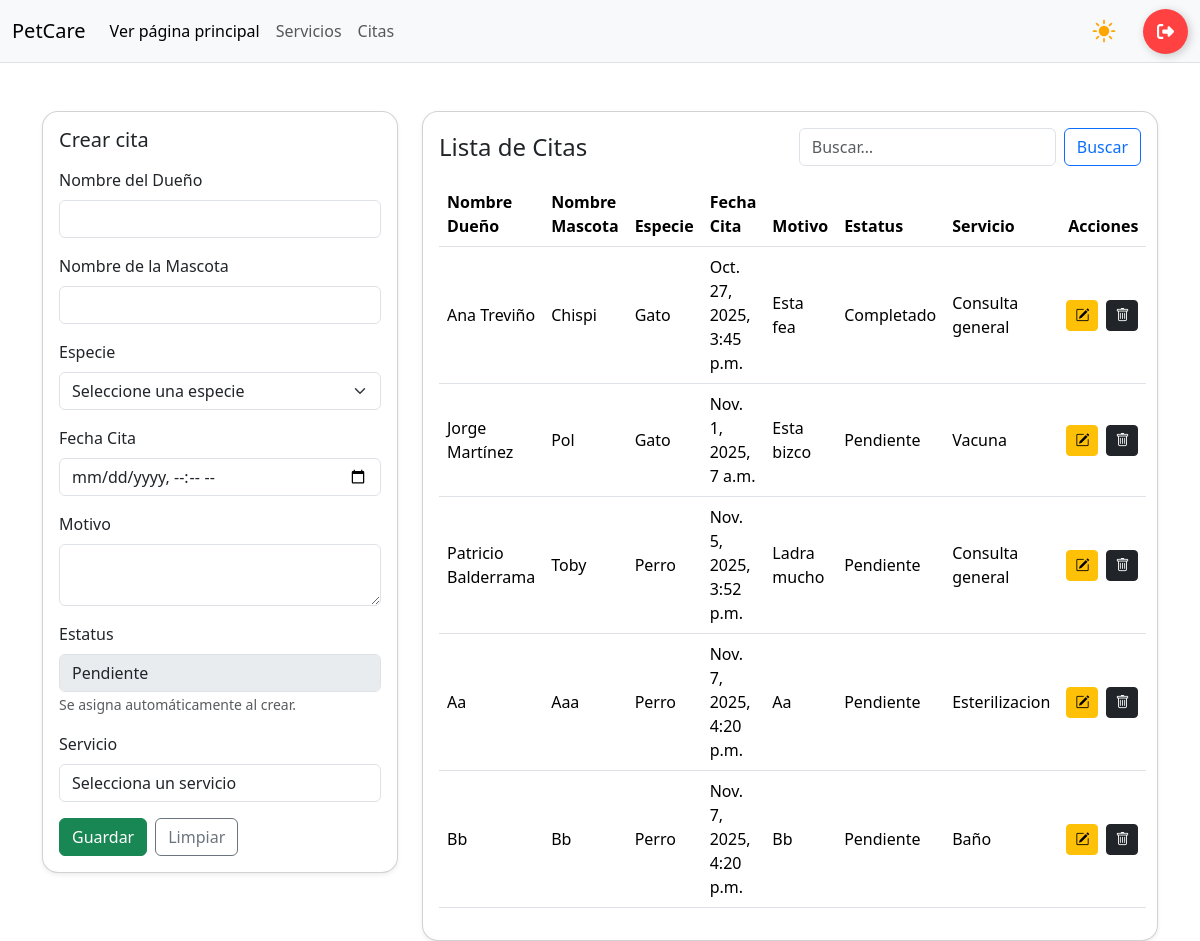
Page /citas/ (signed in) on the earlier database version.
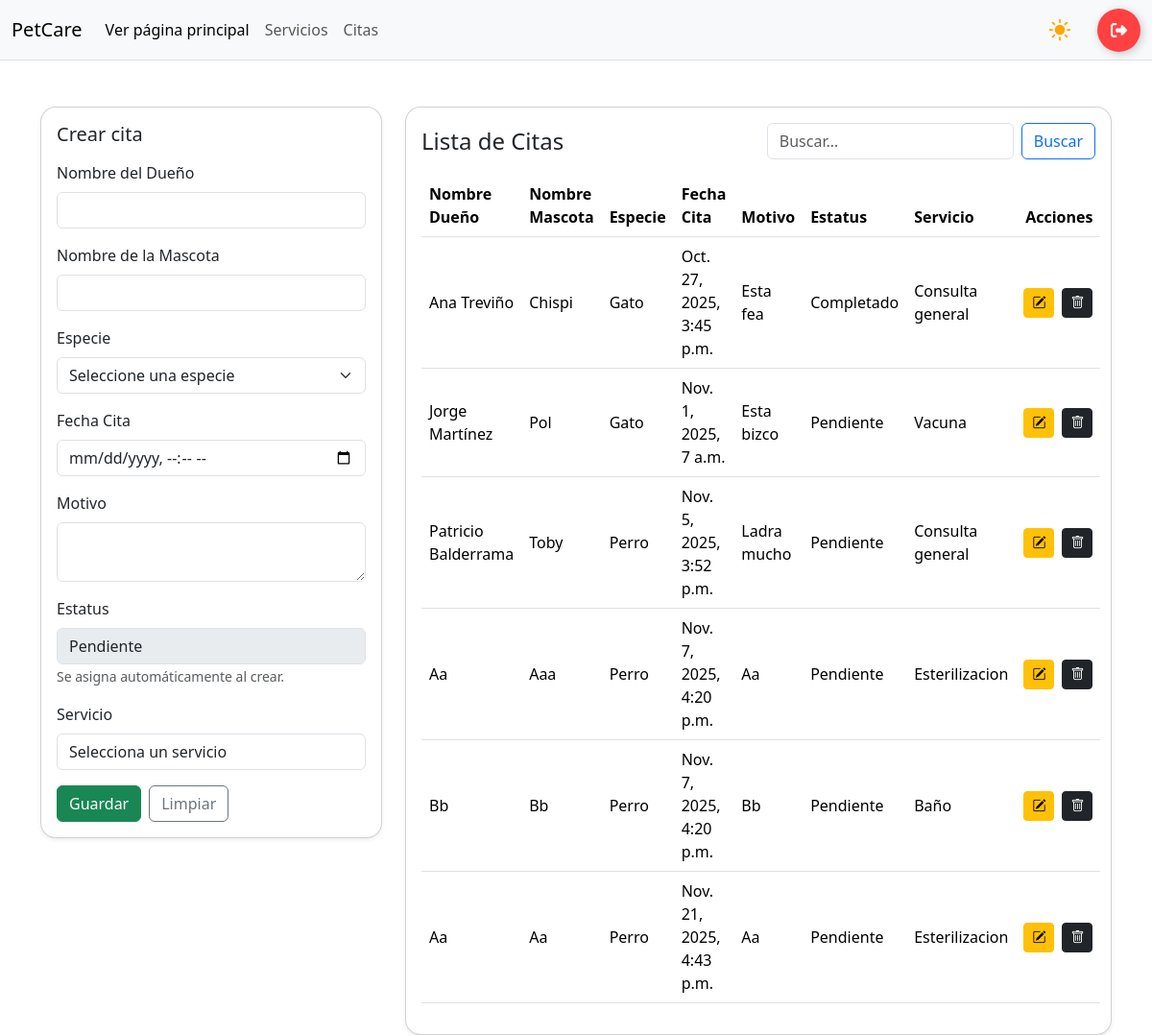
Same page on the later database version.
### app/models.py (models this page shows, shortened)
class CITA_VETERINARIA(models.Model):
    nombre_dueño = models.CharField(max_length=200)
    nombre_mascota = models.CharField(max_length=100)
    especie = models.CharField(max_length=100)
    fecha_cita = models.DateTimeField()
    motivo = models.CharField(max_length=255)
    estatus = models.CharField(max_length=50)
    servicio = models.ForeignKey(SERVICIO, on_delete= models.PROTECT, null=True)

class SERVICIO(models.Model):
    nombre = models.CharField(max_length=100)
    precio = models.DecimalField(max_digits=10, decimal_places=2)
    descripcion = models.TextField(max_length=250, null= True)
    def __str__(self):
        return self.nombre

### app/views.py (the view, shortened to what this page needs)
# urls.py: path('citas/', views.citas_panel, name='citas'),
@login_required
def citas_panel(request, id=None):
    cita = get_object_or_404(CITA_VETERINARIA, pk=id) if id else None
    servicios = SERVICIO.objects.all() # Necesario para traer los servicios al ddl
    citas = CITA_VETERINARIA.objects.all()
    ctx = {
        "citas": citas,
        "cita": cita,
        "editando": bool(cita),
        "servicios": servicios,
        "ahora_str": timezone.localtime().strftime("%Y-%m-%dT%H:%M"),
    }
    return render(request, "citas.html", ctx)

### app/templates/citas.html (shortened to what the changed rows need)
{% load static %}
<!DOCTYPE html>
<html lang="es">
<head>
    {% include 'referencias.html' %}
    <link rel="stylesheet" href="{% static 'css/panel.css' %}">
</head>
<body>
    {% include 'navbar-panel.html' %}
    <main class="container mt-5">
        <div class="row g-4">
            <div class="col-12 col-lg-8">
                <div class="card shadow-sm rounded-4">
                    <div class="card-body">
                        <table class="table table-hover align-middle">
                            <thead>
                                <tr>
                                    <th>Nombre Dueño</th>
                                    <th>Nombre Mascota</th>
                                    <th>Especie</th>
                                    <th>Fecha Cita</th>
                                    <th>Motivo</th>
                                    <th>Estatus</th>
                                    <th>Servicio</th>
                                    <th class="text-end">Acciones</th>
                                </tr>
                            </thead>
                            <tbody>
                                {% for cita in citas %}
                                <tr>
                                    <td>{{ cita.nombre_dueño }}</td>
                                    <td>{{ cita.nombre_mascota }}</td>
                                    <td>{{ cita.especie }}</td>
                                    <td>{{ cita.fecha_cita }}</td>
                                    <td>{{ cita.motivo }}</td>
                                    <td>{{ cita.estatus }}</td>
                                    <td>{{ cita.servicio }}</td>
                                    <td class="text-end">
                                        <div class="d-inline-flex gap-2">
                                            <a class="btn btn-warning btn-sm" href="{% url 'citas_edit' cita.id %}">
                                                <i class="bi bi-pencil-square"></i>
                                            </a>
                                            <a class="btn btn-dark btn-sm" href="{% url 'citas_eliminar' cita.id %}"
                                                onclick="return confirm('¿Eliminar este cita?')">
                                                <i class="bi bi-trash"></i>
                                            </a>
                                        </div>
                                    </td>
                                </tr>
                                {% empty %}
                                <tr>
                                    <td colspan="4" class="text-center text-muted">Sin información disponible</td>
                                </tr>
                                {% endfor %}
                            </tbody>
                        </table>
                    </div>
                </div>
            </div>
        </div>
    </main>
    <body>
        {% include 'alertas.html' %}
    </body>
</body>
</html>

Differences in the rows shown:
added CITA_VETERINARIA: nombre_dueño "Aa", nombre_mascota "Aa", especie "Perro", fecha_cita "Nov. 21, 2025, 4:43 p.m.", motivo "Aa", estatus "Pendiente", servicio "Esterilizacion"
